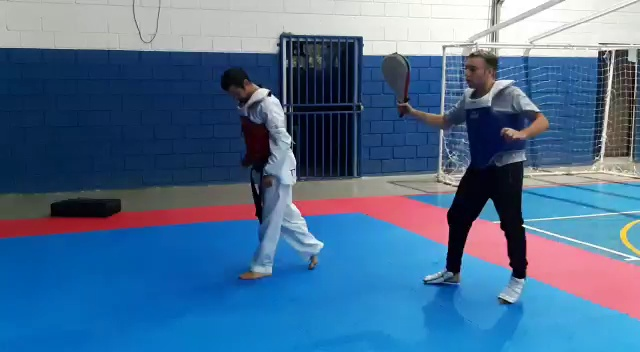
#> input picture OpenCV/data/second_0.jpg, 640 x 352 px
$ python filtroNitidez.py
#> lines starting #> are read from the running program, lines starting #| are printed output that depends on the picture
#imagen = cv2.imread("./data/second_0.jpg")


import cv2
import numpy as np
# Reading in and displaying our image
image = cv2.imread("./data/second_0.jpg")
#> image is the input picture: shape (352, 640, 3); mean B, G, R 143.7, 108.9, 75.8

cv2.imshow('Original', image)
# Create our shapening kernel, it must equal to one eventually

kernel_sharpening = np.array([[-1,-1,-1],
                              [-1, 9,-1],
                              [-1,-1,-1]])

# applying the sharpening kernel to the input image & displaying it.
sharpened = cv2.filter2D(image, -1, kernel_sharpening)
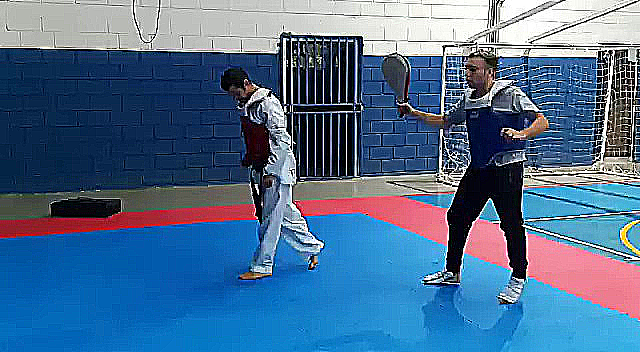
#> sharpened: shape (352, 640, 3); mean B, G, R 143, 109.4, 77.7
cv2.imshow('Image Sharpening', sharpened)
cv2.waitKey(0)
cv2.destroyAllWindows()

$ run again, with OpenCV/data/second_105.jpg copied over OpenCV/data/second_0.jpg
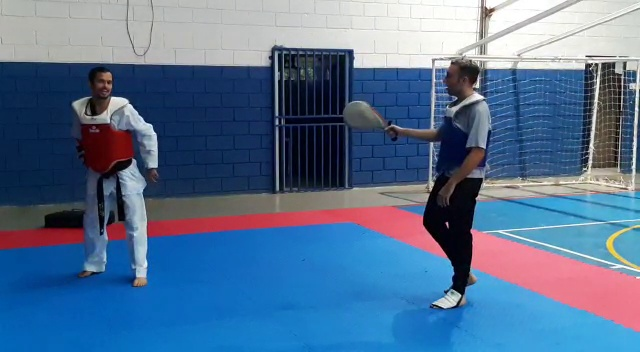
#> input picture OpenCV/data/second_105.jpg, 640 x 352 px
#> image is the input picture: shape (352, 640, 3); mean B, G, R 145.2, 112.4, 85.2
#> `sharpened = cv2.filter2D(image, -1, kernel_sharpening)`:
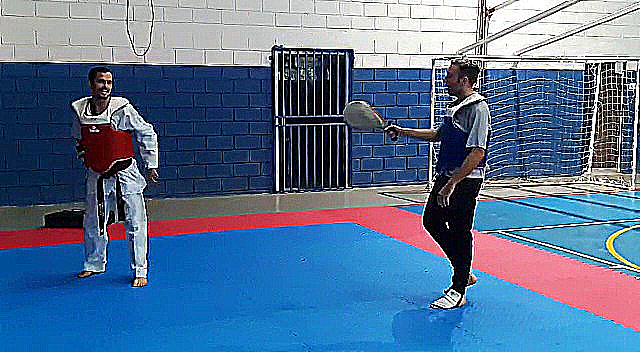
#> sharpened: shape (352, 640, 3); mean B, G, R 144.3, 113, 87.4
